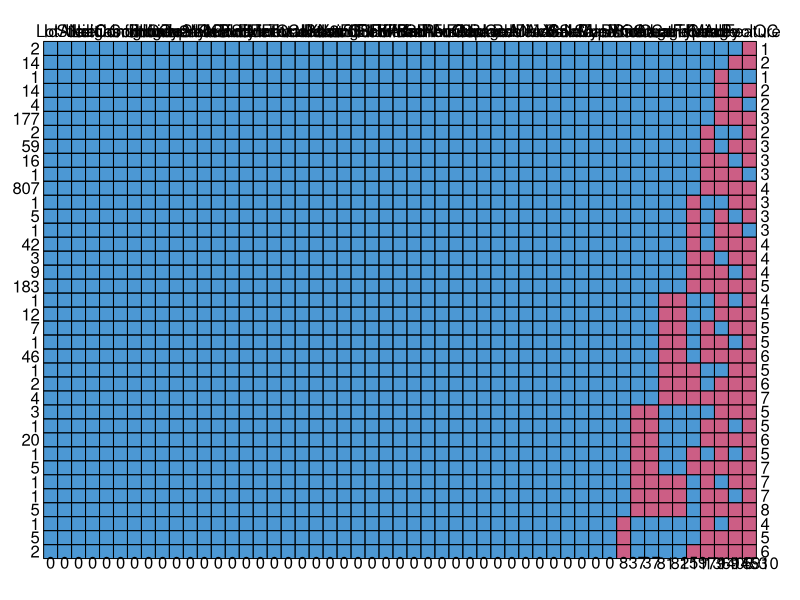
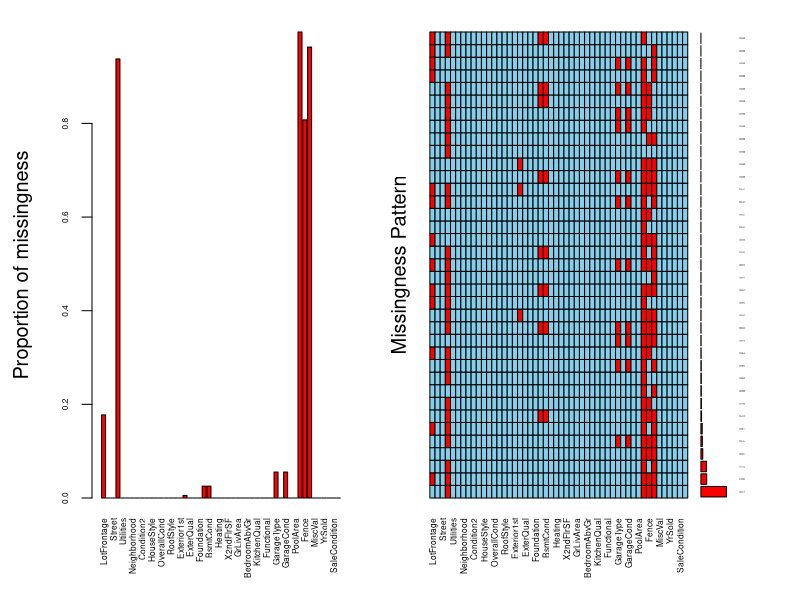

The R source for these figures, in order: (Note: this script raises an error after producing the figures.)
#Install Packages
#install.packages("corrplot") #v0.92 (under R version 4.2.2)
#install.packages("tidyverse")
#install.packages("dplyr")
#install.packages("VIM")
install.packages("magrittr")
library("magrittr")
library("VIM")
library("dplyr")
library("tidyverse")
library("corrplot")

# Load the dataset
data <- read.csv("house_data.csv")
attach(data)
# Viewing the first few rows of the dataset
head(data)
# Viewing the names of the variables
names(data)
#An overview of the dataset's structure
dim(data) 
str(data)
#Numerical summaries of the variables in the dataset
summary(data)


# Identifying and displaying numerical variables
num_var <- sapply(data, function(x) is.numeric(x))
dim(data[, num_var])
names(data[, num_var])

#checking for missing variables 
is.na(data)

install.packages("mice")
library(mice)
md.pattern(data) #We can see that only 10 variables have missing values(they have red boxes)
#No. of missing values in the data frame
sum(is.na(data))
#No. of missing values in each column of the data frame
missing_var<-sapply(data, function(x) sum(is.na(x)))
#Counting variables with missing values 
missing_counts <- colSums(is.na(data))
#Display names of variables with missing values 
missing_var_names <- names(missing_counts[missing_counts > 0])
missing_var_names


#GRadphical Description of Missing Data
#build function that counts missing values
count_nas <- function(data){
  
  variable_name_column <- c()
  number_missing_column <- c()
  
  for (i in 2:ncol(data)){
    variable_name <- colnames(data[i])
    number_missing <- sum(is.na(data[i]))
    variable_name_column <- c(variable_name_column,variable_name)
    number_missing_column <- c(number_missing_column,number_missing)
  }
  
  missing_table <- data.frame(variable_name_column,number_missing_column)
  missing_table <- missing_table %>% mutate(percentage=round(number_missing_column*100/nrow(data),2)) %>% arrange(desc(percentage))
  missing_table
}

#chart for missing values
aggr(data[-1], prop = T, numbers = T, cex.axis=.5, cex.numbers = 0.1,
     ylab=c("Proportion of missingness","Missingness Pattern"),
     labels=names(data[-1]))


###########################################
# Create a histogram of a variable using ggplot2
library(ggplot2)
ggplot(data, aes(x = variable)) + geom_histogram()

# Create a boxplot of a variable by group using ggplot2
ggplot(data, aes(x = group, y = variable)) + geom_boxplot()

# Add initial comments about the dataset
# For example, you may comment on the distribution of the variables, any outliers or missing values, and any interesting patterns or relationships that you observe.


#Correlation with SalePrice
numericVars <- which(sapply(data, is.numeric)) #index vector numeric variables
numericVarNames <- names(numericVars) #saving names vector for use later on
cat('There are', length(numericVars), 'numeric variables')
all_numVar <- data[, numericVars]
cor_numVar <- cor(all_numVar, use="pairwise.complete.obs") #correlations of all numeric variables


#sort on decreasing correlations with SalePrice
cor_sorted <- as.matrix(sort(cor_numVar[,'SalePrice'], decreasing = TRUE))
#select only high corelations
CorHigh <- names(which(apply(cor_sorted, 1, function(x) abs(x)>0.5)))
cor_numVar <- cor_numVar[CorHigh, CorHigh]

corrplot.mixed(cor_numVar, tl.col="black", tl.pos = "lt")


#########################
# QUESTION 2
#########################
#Group houses based on Overall condition
poor_cond <- data$OverallCond[data$OverallCond >=1 & data$OverallCond <=3]
avg_Cond <- data$OverallCond[data$OverallCond > 3 & data$OverallCond <=6]
good_cond <- data$OverallCond[data$OverallCond > 6  & data$OverallCond <=10]

poor_cond
avg_Cond
good_cond
